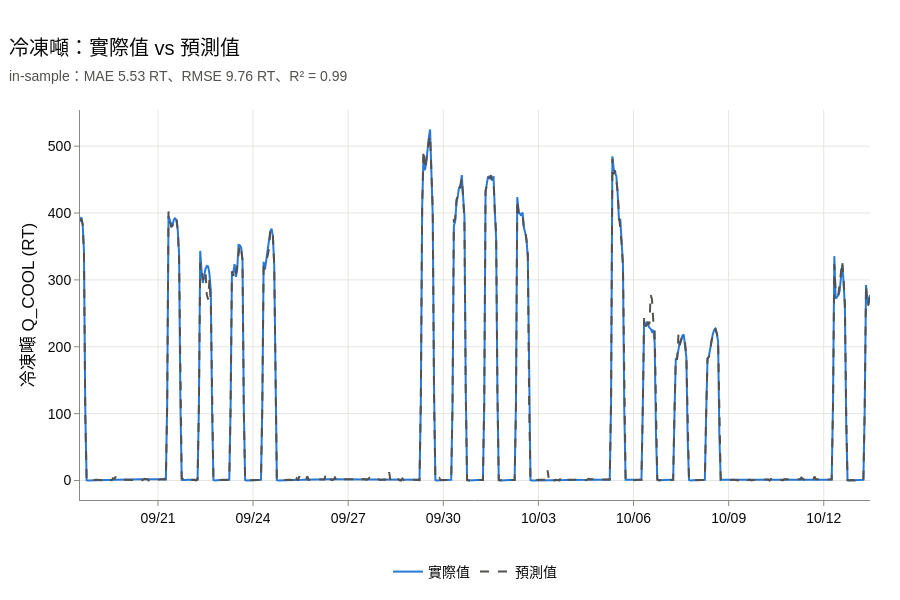

The code cell stored with this chart in its notebook:
### Code cell
# 用訓練資料重算（in-sample），R² 不代表沒看過的日子準不準
comparison = pd.DataFrame(
    {
        "實際": actual_frame["Q_COOL"],
        "預測": prediction_frame["Q_COOL_PRED"],
    }
)
# index 是「拿來預測的那一小時」，往後移 1 小時才是被預測的小時
comparison.index = comparison.index + pd.Timedelta(hours=1)

metric = recaller.metric
metric_text = (
    f"MAE {metric['MAE']} RT、RMSE {metric['RMSE']} RT、R² = {metric['R2']:.2f}"
)

comparison_line = comparison.asfreq("1h")  # 補上停機小時，線才會斷開

fig = go.Figure()
fig.add_trace(
    go.Scatter(
        x=comparison_line.index,
        y=comparison_line["實際"],
        mode="lines",
        name="實際值",
        line=dict(color=COLORS["Q_COOL"], width=2),
    )
)
fig.add_trace(
    go.Scatter(
        x=comparison_line.index,
        y=comparison_line["預測"],
        mode="lines",
        name="預測值",
        line=dict(color=REF_COLOR, width=2, dash="dash"),
    )
)
fig.update_layout(yaxis_title=label("Q_COOL"), hovermode="x unified")
date_axis(fig)
show(fig, "冷凍噸：實際值 vs 預測值", f"in-sample：{metric_text}", legend="bottom")

### Figure 1 — Plotly figure (JSON) as saved in the notebook; plotly's stock layout.template omitted (floating-point values rounded to 4 significant figures; data arrays with more than 128 entries replaced by an {"elided": "..."} marker saying what was removed)
{"data": [{"line": {"color": "#2a78d6", "width": 2}, "mode": "lines", "name": "實際值", "type": "scatter", "x": {"elided": "599 str values"}, "y": {"elided": "599 float values"}}, {"line": {"color": "#52514e", "dash": "dash", "width": 2}, "mode": "lines", "name": "預測值", "type": "scatter", "x": {"elided": "599 str values"}, "y": {"elided": "599 float values"}}], "layout": {"height": 600, "hovermode": "x unified", "legend": {"orientation": "h", "x": 0.5, "xanchor": "center", "y": 0.02, "yanchor": "bottom", "yref": "container"}, "margin": {"b": 100}, "title": {"subtitle": {"text": "in-sample：MAE 5.53 RT、RMSE 9.76 RT、R² = 0.99"}, "text": "冷凍噸：實際值 vs 預測值"}, "xaxis": {"hoverformat": "%m/%d %H:%M", "tickformat": "%m/%d"}, "yaxis": {"title": {"text": "冷凍噸 Q_COOL (RT)"}}}}
